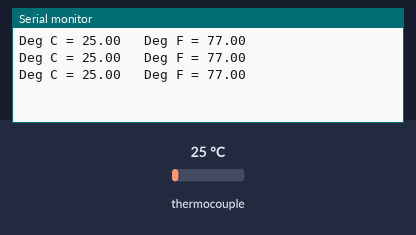
A sketch run on a simulated Arduino Uno, built with avr-gcc and run on an emulated ATmega328P. Parts: the last lines printed to the serial monitor. Inputs (shaded band) come from the test bench; at power-on: thermocouple 25 °C.

Above: at 1.7 s.
1.8 s: thermocouple set to 6 °C
At 2.4 s:
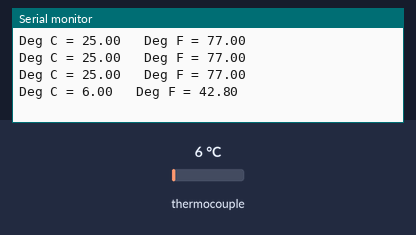
3.3 s: thermocouple set to 75 °C
At 3.9 s:
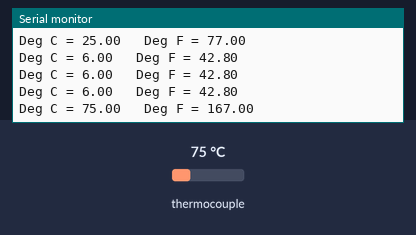
Timing chart, 0 to 6.3 s (numbered marks = the images above; inputs shaded):
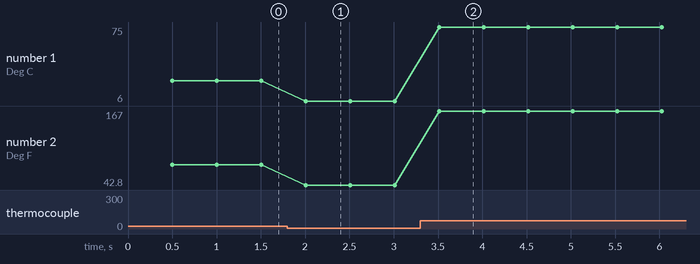

Measured:
- after the input at 1.8 s, the serial monitor: prints a new line after 0.21 s (image 1)
- after the input at 3.3 s, the serial monitor: prints a new line after 0.21 s (image 2)
- plotted number 1: 25 → 6 after the input at 1.8 s, 6 → 75 after the input at 3.3 s
- plotted number 2: 77 → 42.8 after the input at 1.8 s, 42.8 → 167 after the input at 3.3 s

The sketch:

Thermocouple.ino
```cpp
/* This code is created by Mr. Nischay Chauhan
 * Your can use this and develop further towards the betterment of Technology
 * Empower Youth
 * Empower Nation
 * Empower Future
 * Please give credit to the developer.
 */
#include "max6675.h"
int ktcSO = 0;
int ktcCS = 1;
int ktcCLK = 4;

MAX6675 ktc(ktcCLK, ktcCS, ktcSO);
void setup() {
 Serial.begin(115200);
 delay(500);
}

void thermocouple()
{
  Serial.print("Deg C = ");
  Serial.print(ktc.readCelsius());
  Serial.print("\t Deg F = ");
  Serial.println(ktc.readFahrenheit());
  delay(500);
}
void loop() {
   thermocouple();
}
```
